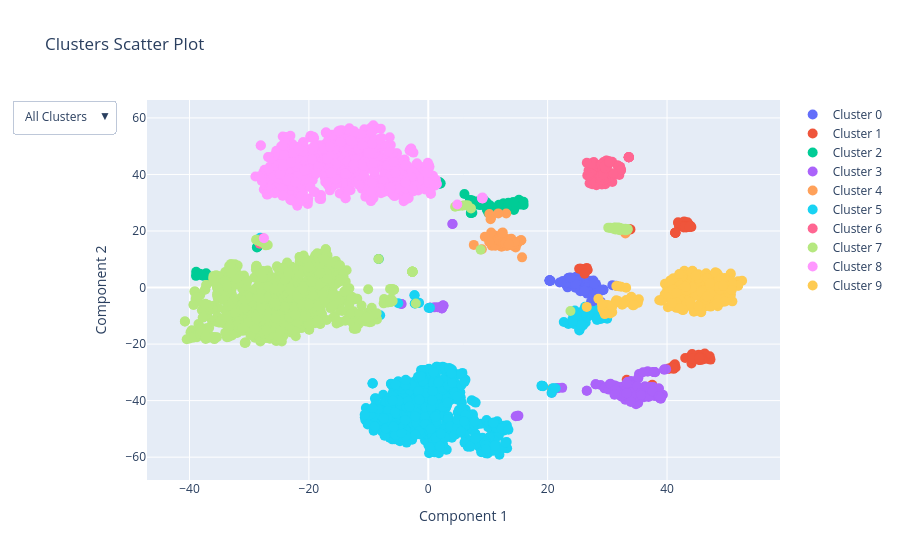

The notebook cell saved with this chart:
### Code cell
dim_red = tod.dimension_reduction_classic.Tsne_corpus(corpus, n_components=2)
fig = tod.plotting.cluster_scatter_plot(corpus, dim_red, clustering)
fig
